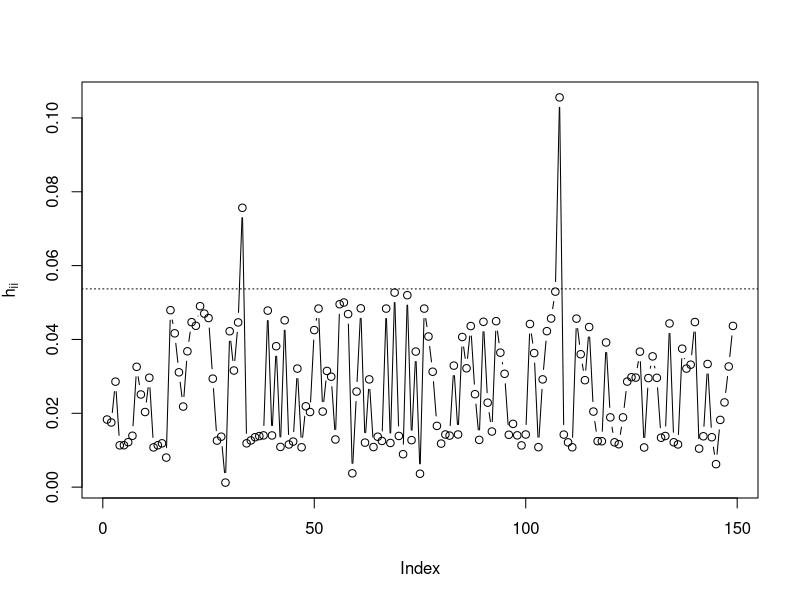
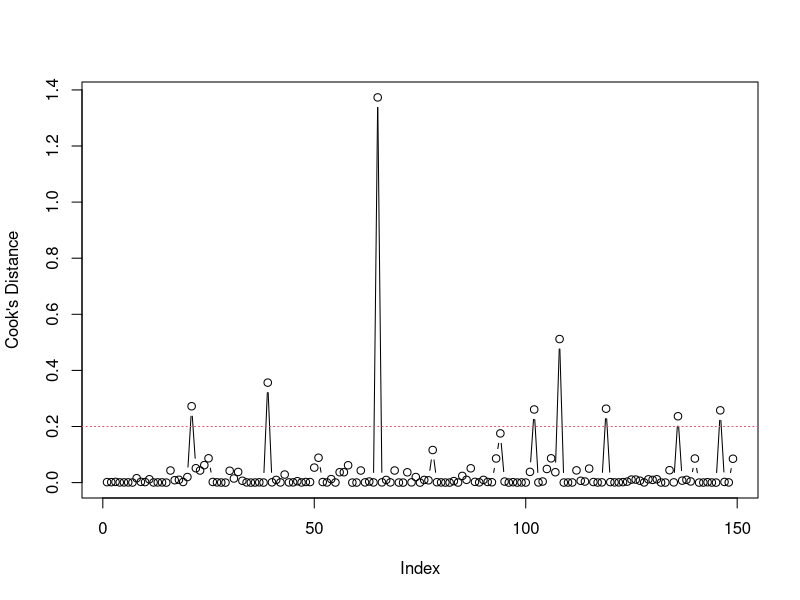
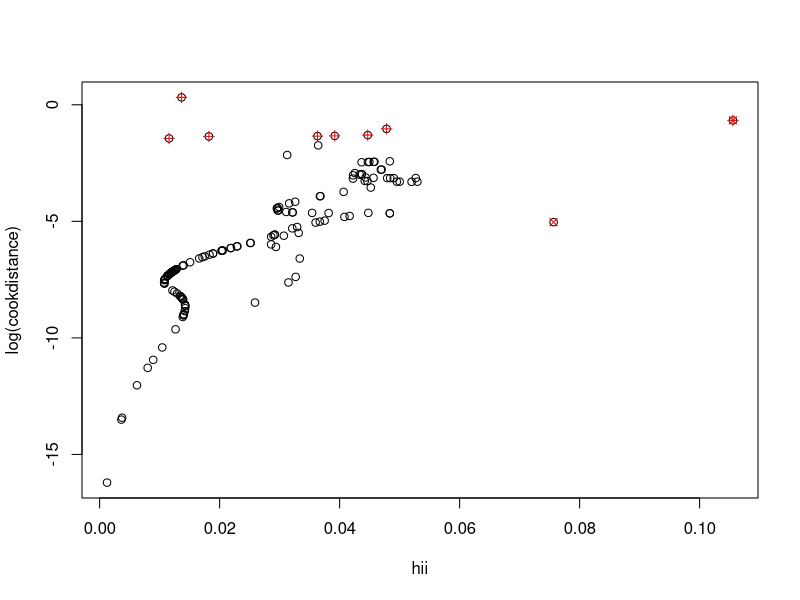

The R source for these figures, in order:
### Übung 6 GRM


# Laden von benötigten Paketen:
library(tidyverse)


## d)

# Laden des Datensatzes (siehe vorheriges Blatt)
foodstamp <- read.table("foodstamp.dat", header = FALSE)
colnames(foodstamp) <- c("y", "TEN", "SUP", "INC")
head(foodstamp)
summary(foodstamp)

# Entfernen der Beobachtungen mit einem Einkommen von 0:
foodstamp <- foodstamp %>% filter(INC > 0)

# Schätzung eines GLMs mit Logit-Link (Logit-Modell):
model_logit <- glm(formula = y ~ TEN + SUP + INC,
                   family = binomial(link = "logit"), data = foodstamp)
summary(model_logit)

# Funktion, die die Diagonalelemente der generalisierten Hat-Matrix ausgibt
hatglm <- function(glmobject){
  # Gewichte aus dem terminalen IWLS-Schritt
  w <- glmobject$weights
  # Extrahieren der Design-Matrix X
  X <- model.matrix(glmobject)
  # Berechnen von sqrt(W^(t))*X
  wsqrtX <- sqrt(w)*X
  # Inverse Fisher-Matrix: hier gleich der skalierten Kovarianzmatrix von \beta
  Finv <- summary(glmobject)$cov.scaled
  hii <- diag(wsqrtX%*%Finv%*%t(wsqrtX))
  return(hii)
}
hii <- hatglm(model_logit)

# Anzahl Beobachtungen im Datensatz
n <- length(foodstamp$y)
# Plotten der Leverages (Diagonalelemente) gegen die Indizes
par(mfrow=c(1,1))
plot(1:n, hii, type="b", xlab="Index", ylab=expression(h[ii]))
p <- length(model_logit$coef)
# H >= 2*p/n sind sogenannte high-leverage Punkte
abline(h = 2*p/n, lty=3)

# Identifikation der high-leverage Punkte d.h. wenn man die Daten dieser
# Indizes herausnimmt kann man erwarten, dass sich die Schätzer stärker ändert,
# als wenn andere Datenpunkte herausgelassen werden (Fausregel: h_ii > 2*p'/n):
candHL <- which(hii > 2*p/n)
candHL
# Beobachtungen 33 und 108

# Vergleich mit in R implementierter Funktion "hatvalues"
hii_R <- hatvalues(model_logit)
sum((hii - hii_R)^2)
all.equal(hii, hii_R)
# gleiches Ergebnis wie bei der in R implementierten Funktion


## e)

# Funktion zur Bestimmung von Cook's Distance:
CookGLM <- function(glmobject){
  # Response-Werte
  y <- as.vector(model.frame(glmobject)[,1])
  # Stichprobenumfang
  n <- length(y)
  # Definition des Ergebnisvektors
  cookres <- numeric(n)
  # mit allen Daten geschätzte Koeffizienten
  beta0 <- glmobject$coef
  # Kovarianzmatrix von beta0 
  cov0 <- summary(glmobject)$cov.scaled
  # Inversion: Fisher-Matrix des vollen Modells
  covchol <- chol(cov0)
  Fish0 <- chol2inv(covchol)
  # Berechnung aller n Cook's Distances
  for(i in 1:n) {
    # Schätzung bei Weglassen der i-ten Beobachtung
    logittemp <- update(glmobject, data=model.frame(glmobject)[-i,])
    # zugehöriger Parametervektor
    betatemp <- logittemp$coef
    # Cook's Distance
    cookres[i] <- t(betatemp-beta0) %*% Fish0 %*% (betatemp-beta0)
  }
  return(cookres)
}

cookdistance <- CookGLM(model_logit)
plot(1:n, cookdistance,type="b",xlab="Index",ylab="Cook's Distance")
abline(h=0.2, lty=3, col=2)
# nicht so gleichmäßig verteilt wie die leverages

# 8 Werte mit c_i > 0.2
which(cookdistance>0.2)

# ein Index, für den beides groß ist
which(cookdistance > 0.2 & hii > 2*p/n)
# Auffäällige Beobachtung: 108

# Eine große Cook-Distanz impliziert in den meisten Fällen auch einen hohen
# Leverage und umgekehrt. 
plot(hii, log(cookdistance))
points(hii[which(cookdistance > 0.2)],
       log(cookdistance)[which(cookdistance > 0.2)], col = "red", pch = 3)
points(hii[which(hii > 2*p/n)], log(cookdistance)[which(hii > 2*p/n)],
       col = "red", pch = 4)


